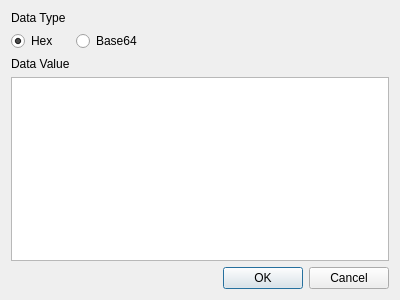
<?xml version="1.0" encoding="UTF-8"?>
<ui version="4.0">
 <class>InsertDataDlg</class>
 <widget class="QDialog" name="InsertDataDlg">
  <property name="geometry">
   <rect>
    <x>0</x>
    <y>0</y>
    <width>400</width>
    <height>300</height>
   </rect>
  </property>
  <property name="windowTitle">
   <string>Dialog</string>
  </property>
  <layout class="QGridLayout" name="gridLayout">
   <item row="0" column="0">
    <widget class="QLabel" name="label">
     <property name="text">
      <string>Data Type</string>
     </property>
    </widget>
   </item>
   <item row="1" column="0">
    <widget class="QRadioButton" name="mHexRadio">
     <property name="text">
      <string>Hex</string>
     </property>
     <property name="checked">
      <bool>true</bool>
     </property>
    </widget>
   </item>
   <item row="1" column="1">
    <widget class="QRadioButton" name="mBase64Radio">
     <property name="text">
      <string>Base64</string>
     </property>
    </widget>
   </item>
   <item row="2" column="0">
    <widget class="QLabel" name="label_2">
     <property name="text">
      <string>Data Value</string>
     </property>
    </widget>
   </item>
   <item row="1" column="2">
    <spacer name="horizontalSpacer">
     <property name="orientation">
      <enum>Qt::Horizontal</enum>
     </property>
     <property name="sizeHint" stdset="0">
      <size>
       <width>40</width>
       <height>20</height>
      </size>
     </property>
    </spacer>
   </item>
   <item row="3" column="0" colspan="3">
    <widget class="QPlainTextEdit" name="mDataValueText"/>
   </item>
   <item row="4" column="2">
    <widget class="QDialogButtonBox" name="buttonBox">
     <property name="orientation">
      <enum>Qt::Horizontal</enum>
     </property>
     <property name="standardButtons">
      <set>QDialogButtonBox::Cancel|QDialogButtonBox::Ok</set>
     </property>
    </widget>
   </item>
  </layout>
 </widget>
 <resources/>
 <connections>
  <connection>
   <sender>buttonBox</sender>
   <signal>accepted()</signal>
   <receiver>InsertDataDlg</receiver>
   <slot>accept()</slot>
   <hints>
    <hint type="sourcelabel">
     <x>248</x>
     <y>254</y>
    </hint>
    <hint type="destinationlabel">
     <x>157</x>
     <y>274</y>
    </hint>
   </hints>
  </connection>
  <connection>
   <sender>buttonBox</sender>
   <signal>rejected()</signal>
   <receiver>InsertDataDlg</receiver>
   <slot>reject()</slot>
   <hints>
    <hint type="sourcelabel">
     <x>316</x>
     <y>260</y>
    </hint>
    <hint type="destinationlabel">
     <x>286</x>
     <y>274</y>
    </hint>
   </hints>
  </connection>
 </connections>
</ui>
